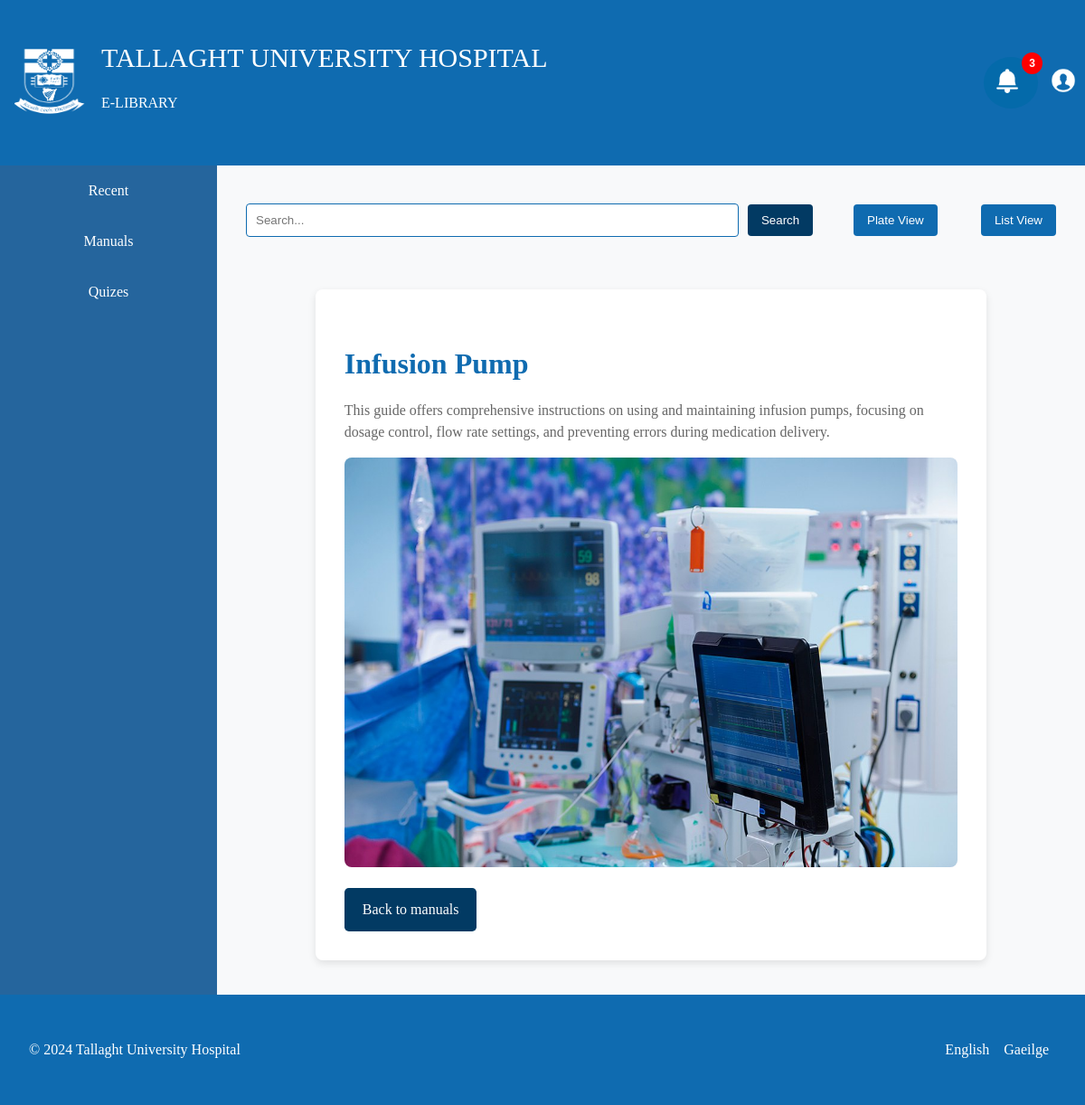
Page /manuals/4 (signed in) on the committed database.
### web_portal/models.py (models this page shows, shortened)
class Manual(models.Model):
    title = models.CharField(max_length=255)
    description = models.TextField()
    image = models.ImageField(upload_to='static/media/', blank=True, null=True)
    manual_file = models.FileField(upload_to='manuals/', blank=True, null=True)

### web_portal/views.py (the view)
# urls.py: path('manuals/<int:pk>', ManualDetailView.as_view(), name='manual'),
class ManualDetailView(LoginRequiredMixin, DetailView):
    model = Manual
    template_name = 'manual.html'
    context_object_name = 'manual'

### templates/manual.html (shortened to what this page needs)
{% extends 'base.html' %}
{% load static %}
{% block content %}
    <div class="manual-container">
        <h1 class="manual-title">{{ manual.title }}</h1>
        <p class="manual-description">{{ manual.description }}</p>
        <img class="manual-image" src="{{ manual.image.url }}" alt="manual_image">
        <a class="back-link" href="{% url 'home' %}">Back to manuals</a>
    </div>
{% endblock content %}

### static/css/base.css (style rules this page uses)
html { --main-color: #0f6bb0; --main-bg-color: #fff; --background-color: #f3f3f4; --button-color-1: #023a63; --button-color-2: #0F6BB0; --button-color-3: #EE3C26; --secondary-color: #7288c4; --link-color: #337ab7; }
* { box-sizing: border-box; }
body { font-family: "Calibri"; font-size: 16px; line-height: 1.5; color: #333; background-color: #f8f9fa; margin: 0; overflow: hidden; }

### static/css/manual.css (style rules this page uses)
html { --main-color: #0f6bb0; --main-bg-color: #fff; --background-color: #f3f3f4; --button-color-1: #023a63; --button-color-2: #0F6BB0; --button-color-3: #EE3C26; --secondary-color: #7288c4; --link-color: #337ab7; }
* { box-sizing: border-box; }
a { text-decoration: none; color: var(--link-color); }
.manual-container { padding: 2rem; background-color: var(--main-bg-color); border-radius: 0.5rem; box-shadow: 0 0.2rem 0.5rem rgba(0, 0, 0, 0.1); max-width: 80%; margin: 2rem auto; }
.manual-title { font-size: 2rem; color: var(--main-color); margin-bottom: 1rem; }
.manual-description { margin-bottom: 1rem; color: #666; }
.manual-image { max-width: 100%; height: auto; border-radius: 0.5rem; margin-bottom: 1rem; }
.back-link { display: inline-block; background-color: var(--button-color-1); color: #fff; padding: 0.75rem 1.25rem; border-radius: 0.3rem; text-decoration: none; transition: background-color 0.3s ease; }

### rows in the picture
Manual: title "Infusion Pump", description "This guide offers comprehensive instructions on using and maintaining infusion pumps, focusing on dosage control, flow rate settings, and preventing errors during medication delivery.", image (picture)
